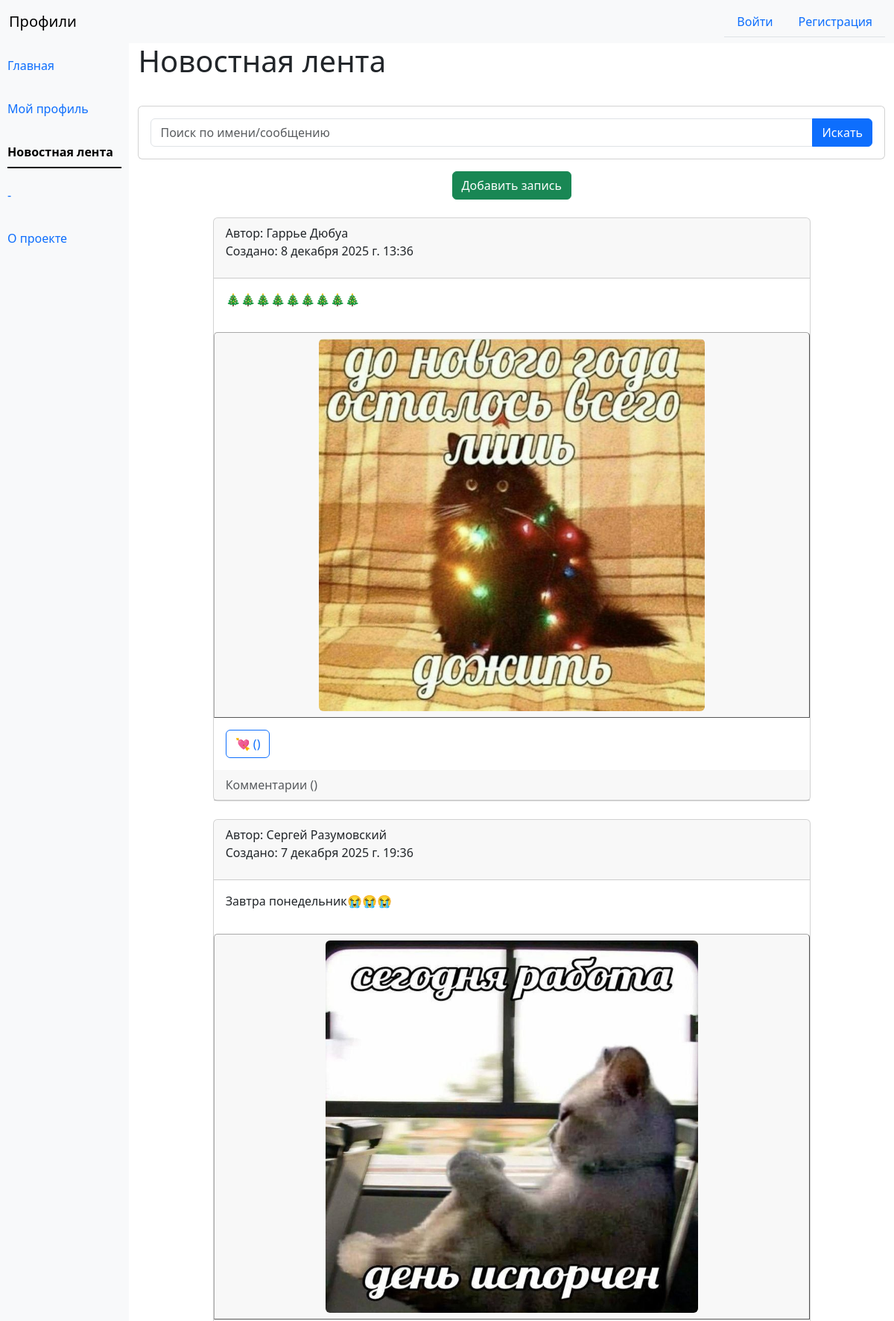
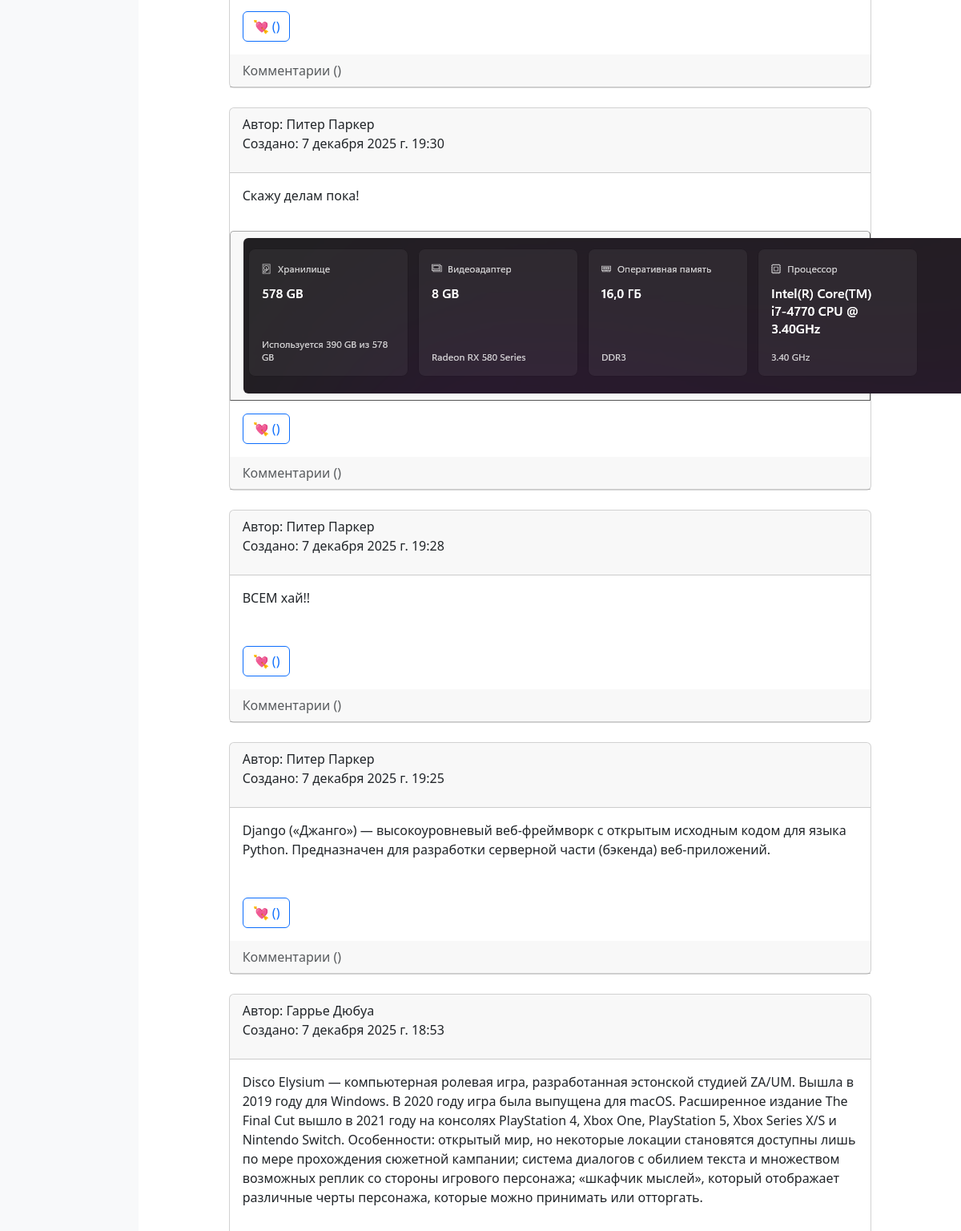
Screenshot of /blog/ (upper part) with the database file from the repository (2 pictures, top to bottom).
### blog/models.py (models this page shows, shortened)
class BlogEntry(models.Model):
    content = models.TextField()
    image = models.ImageField(upload_to='blog_images/', null=True, blank=True)
    created_at = models.DateTimeField(auto_now_add=True)
    user = models.ForeignKey('auth.User', on_delete=models.CASCADE, related_name='blog')
    class Meta:
        ordering = ['-created_at']
        verbose_name = 'Запись блога'
        verbose_name_plural = 'Записи блога'

### profiles/models.py (models this page shows, shortened)
class DataUser(models.Model):
    fname = models.CharField('Имя', max_length=50)
    lname = models.CharField('Фамилия', max_length=50)
    phone = models.CharField('Телефон', max_length=20)
    birth_date = models.DateField('Дата рождения', null=True, blank=True)
    gender = models.CharField('Пол', max_length=10)
    about = models.TextField('О себе', max_length=300, blank=True, null=True)
    photo = models.ImageField('Фото', upload_to='photos/', null=True, blank=True)
    created_at = models.DateTimeField('Создано', auto_now_add=True)
    user = models.OneToOneField(settings.AUTH_USER_MODEL, on_delete=models.CASCADE,
                             related_name='profile', null=True, blank=True, verbose_name='user')
    class Meta:
        ordering = ['-created_at']
        verbose_name = 'Данные пользователя'
        verbose_name_plural = 'Данные пользователей'

### blog/views.py (the view)
# urls.py: path('', blog.as_view(), name='blog'),
class blog(SearchMixin, ListView):
    model = BlogEntry
    template_name = 'blog/news_band.html'
    paginate_by = 10

### blog/views.py (called while the page is built)
    def get_queryset(self):
        qs = super().get_queryset()
        q = self.request.GET.get('q', '').strip()
        if q:
            qs = qs.filter(Q(user__profile__fname__icontains=q)|Q(content__icontains=q) | Q(user__profile__lname__icontains=q))
        return qs

    def get_context_data(self, **kwargs):
        ctx = super().get_context_data(**kwargs)
        ctx['q'] = self.request.GET.get('q', '').strip()
        return ctx

### templates/blog/news_band.html (shortened to what this page needs)
{% extends 'base.html' %}
{% block content %}
<ul  class="nav d-flex justify-content-between align-items-center mb-3">
<h1 style="margin-bottom: 20px;">Новостная лента</h1>
</ul>
<div class="text-center mt-3">
<form method="get" class="card p-3 mb-3">
  <div class="input-group">
    <input type="text" name="q" value="{{ q }}" class="form-control" placeholder="Поиск по имени/сообщению">
    <button type="submit" class="btn btn-primary">Искать</button>
  </div>
</form>
<a href="{% url 'blog-create' %}" class="btn btn-success">Добавить запись</a>
</div>
<div class="mt-4">
{% for e in page_obj %}
<div class="card mb-4" style="max-width: 80%; margin-left: auto; margin-right: auto;">
  <div class="card-header">
    <a href="{% url 'profiles-detail' e.user.profile.id %}" class="nav-link active">Автор: {{ e.user.profile.fname }} {{ e.user.profile.lname }} </a>
    <p>Создано: {{ e.created_at }}</p>
  </div>
  <div class="card-body">
    <a class="nav-link active" href="{% url 'blog-detail' e.id %}">{{ e.content }}</p>
  </div>
  {% if e.image %}
   <div class="card-header" style="border: 1px; border-color: darkgrey; border-style:outset;">
  <img src="{{ e.image.url }}" class="rounded mx-auto d-block" style="max-height: 500px;" alt="Изображение записи">
  </div>
  {% endif %}
  <div class="card-body" style="">
    <form style="display:inline;">
      <button type="" class="btn btn-outline-primary">
        💘 ({{ e.likes.count }})
      </button>
    </form>
  </div>
  <div class="card-header text-muted">
    <a href="{% url 'blog-detail' e.id %}#comments-section" class="nav-link active">Комментарии ({{ e.comments.count }})</a>
</div>
</div>
{% empty %}
<p>Записей нет.</p>
{% endfor %}
</div>
{% endblock %}

### rows the page displays
BlogEntry: user.profile.fname "Гаррье", user.profile.lname "Дюбуа", created_at "8 декабря 2025 г. 13:36", content "🎄🎄🎄🎄🎄🎄🎄🎄🎄", image (picture)
BlogEntry: user.profile.fname "Сергей", user.profile.lname "Разумовский", created_at "7 декабря 2025 г. 19:36", content "Завтра понедельник😭😭😭", image (picture)
BlogEntry: user.profile.fname "Питер", user.profile.lname "Паркер", created_at "7 декабря 2025 г. 19:30", content "Скажу делам пока!", image (picture)
BlogEntry: user.profile.fname "Питер", user.profile.lname "Паркер", created_at "7 декабря 2025 г. 19:28", content "ВСЕМ хай!!"
BlogEntry: user.profile.fname "Питер", user.profile.lname "Паркер", created_at "7 декабря 2025 г. 19:25", content "Django («Джанго») — высокоуровневый веб-фреймворк с открытым исходным кодом для языка Python. Предназначен для разработки серверной части (бэкенда) веб-приложений."
BlogEntry: user.profile.fname "Гаррье", user.profile.lname "Дюбуа", created_at "7 декабря 2025 г. 18:53", content "Disco Elysium — компьютерная ролевая игра, разработанная эстонской студией ZA/UM. Вышла в 2019 году для Windows. В 2020 году игра была выпущена для macOS. Расширенное издание The Final Cut вышло в 2021 году на консолях PlayStation 4, Xbox One, PlayStation 5, Xbox Series X/S и Nintendo Switch. Особенности: открытый мир, но некоторые локации становятся доступны лишь по мере прохождения сюжетной кампании; система диалогов с обилием текста и множеством возможных реплик со стороны игрового персонажа; «шкафчик мыслей», который отображает различные черты персонажа, которые можно принимать или отторгать."
